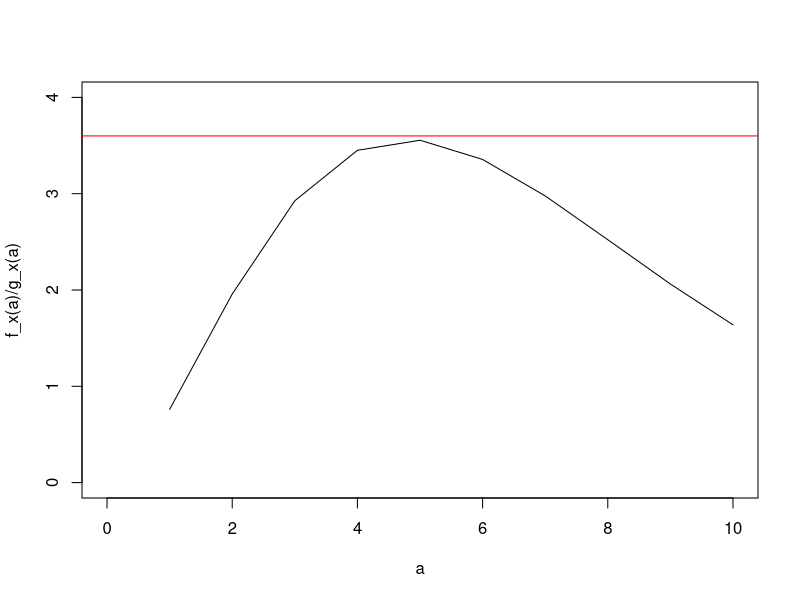

Here is the R script that generated this plot: (Note: this script raises an error after producing the figure.)
## ---- chunk 1
n <- 10000
f_x <- function(x){
  (1/4)*x*exp(-x/2)
}
g_x <- function(x){
  dlnorm(x, meanlog = 0, sdlog = 2)
}
a <- seq(0, 10)
plot(a, f_x(a)/g_x(a), type = "l", ylim = c(0, 4))
abline(h=3.60, col = "red")
## ---- chunk 2
set.seed(210)
n <- 10000
k <- 0
j <- 0
x <- rep(0,n)
while(k < n){
  y <- rlnorm(n,0,2) 
  u <- runif(1)
  j <- j + 1
  if (u< (1/4)*y*exp(-y/2)/(3.6*dlnorm(y, meanlog=0,sdlog=2))) {
    k <- k + 1
    x[k] <- y
  }
}
#montecarlo estimate 
mean(x)
## ---- chunk 3
f_x <- function(x){
  (1/4)*x*exp(-x/2)
}
x <- seq(-6, 6, 0.01)
plot(x, f_x(x), type ="l", xlab = "", ylab = "") 

n <- 10000
x <- rlnorm(n, mean = 0, sd = 2) 

mean(x*f_x(x)/dlnorm(x, mean = 0, sd = 2))

# Draw a plot to show the convergence of the importance sampling approximation
plot(cumsum(x*f_x(x)/dlnorm(x, mean = 0, sd = 2))/1:n, type = "l", ylab ="")
abline(h = 4.080551, col = "red")
## ---- chunk 4
n <- 10000
a<- seq(0, 10, .01)
plot(a, f_x(a), type = "l")
## ---- chunk 5
n <- 10000
y <- rlnorm(n, meanlog = 0, sdlog = 2)
theta <- mean(y*f_x(y)/dlnorm(y, meanlog = 0, sdlog = 2))
theta
## ---- chunk 6
n <- 10000
f <- function(x, v){(1+x^2/v)^(-(v+1)/2)}
q <- function(mean){rnorm(1, mean = mean, sd = 10)}
x <- rep(0, n)
x[1] = 2
for(i in 1:(n-1)){
  xnew <- q(mean = x[i])
  if(runif(1) < f(xnew, v = 4)/f(x[i], v = 4)){
    x[i + 1] <- xnew
  }else{
    x[i + 1] <- x[i]
  }
}
## ---- chunk 7
p <- seq(0.1, 0.9, 0.01)
Qhat <- quantile(x, p)
Q <- qt(p, df = 4)
plot(Q, Qhat)
## ---- chunk 8
S <- seq(1, 6)
pmf <- rep(1/6, 6)
n <- 10000
X <- rep(0, n)
Q <- matrix(rep(1/6, 36), nrow = 6, ncol = 6, byrow = TRUE)
x[i] = 2
for (i in 1:(n-1)){
  new <- sample(S, 1, prob = Q[which(S == x[i]), ])
  u <- runif(1)
  if(u < pmf[which(S == new)]/pmf[which(S == x[i])]){
    x[i+1] <- new
  }else{
    x[i+1] <- x[i]
  }
}
table(x)
table(x)/n
